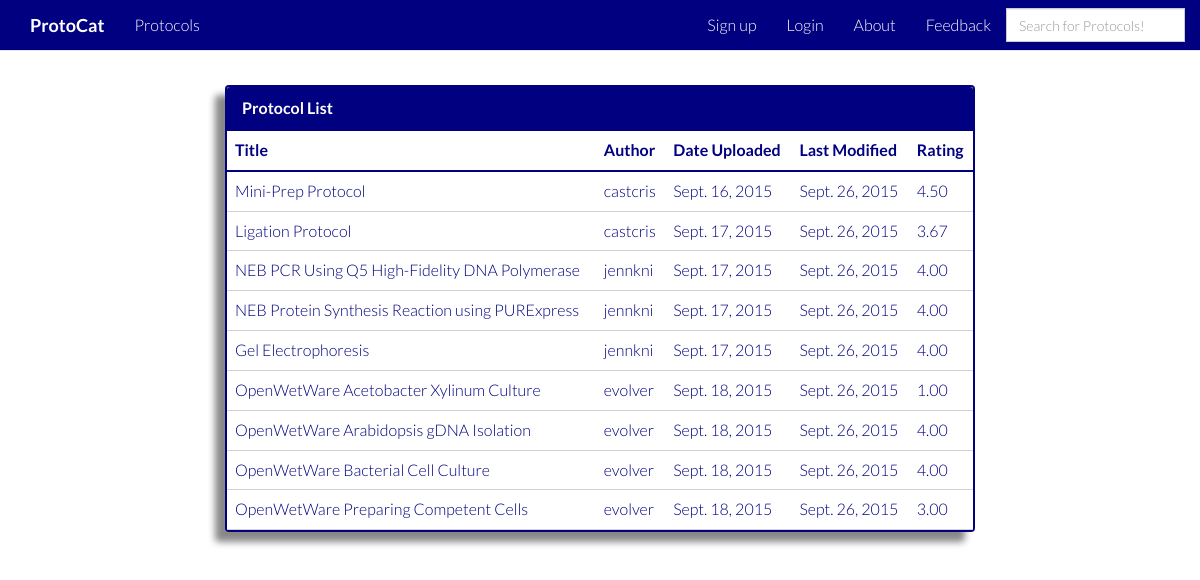
Screenshot of /protocol_list/ with the database file from the repository.
### protocat_app/models.py (models this page shows, shortened)
class Protocol(models.Model):
    id = models.AutoField(primary_key=True)
    title = models.TextField()
    author = models.CharField(max_length=50)
    date_of_upload = models.DateField(auto_now_add=True)
    date_modified = models.DateField(auto_now=True)
    description = models.TextField(blank=True)
    protocol_type = models.CharField(max_length=2, choices=PROTOCOL_TYPES, null=True, blank=True)
    rating = models.DecimalField(
        validators=[MinValueValidator(0.0), MaxValueValidator(5.0)],
        max_digits=3, decimal_places=2, default=2.50)
    num_ratings = models.IntegerField(default=0)
    user_rated = models.TextField(default='')
    reagents = models.TextField(default='')
    protocol_steps = models.TextField(default='')

### protocat_app/views.py (the view)
# urls.py: url(r'^protocol_list/', views.protocol_list, name='protocol_list'),
def protocol_list(request):
    all_entries = Protocol.objects.all().order_by('-date_modified')
    protocol_list=[]
    for each in all_entries:
        title = each.title
        author = each.author
        date = each.date_of_upload
        last_mod = each.date_modified
        protocol_id = each.id
        rating = each.rating
        url = "/protocol_display/" + str(protocol_id)
        url2 = "/user_profile/" + str(author)
        inner_protocol = [title, author, date, protocol_id, url, rating, last_mod, url2]
        protocol_list.append(inner_protocol)
    asc = 'asc'
    return render(request,'protocat_app/protocol_list.html', {'protocol_list':protocol_list, 'order':asc})

### protocat_app/templates/protocat_app/protocol_list.html
{% extends 'base.html' %}
{% load staticfiles %}
{% block content %}
    <div class="container">
        <div class="row">
            <div class="col-md-2"></div>
            <div class="col-md-8">
                <div class="panel panel-primary">
                    <div class="panel-heading">Protocol List</div>
                        <table class="table table-hover">
                            <thead>
                                <tr>
                                    <th><a href="/protocol_list_sort/title/{{order}}">Title</a></th>
                                    <th><a href="/protocol_list_sort/author/{{order}}">Author</a></th>
                                    <th><a href="/protocol_list_sort/date_of_upload/{{order}}">Date Uploaded</a></th>
                                    <th><a href="/protocol_list_sort/date_modified/{{order}}">Last Modified</a></th>
                                    <th><a href="/protocol_list_sort/rating/{{order}}">Rating</a></th>
                                </tr>
                            </thead>
                            <tbody>
                            {% for protocol in protocol_list %}
                                <tr>
                                    <td><a href={{protocol.4}}>{{ protocol.0 }}</a></td>
                                    <td><a href={{protocol.7}}>{{ protocol.1 }}</a></td>
                                    <td>{{ protocol.2 }}</td>
                                    <td>{{ protocol.6 }}</td>
                                    <td>{{ protocol.5 }}</td>
                                </tr>
                            {% endfor %}
                            </tbody>
                        </table>
                </div>
            </div>
            <div class="col-md-2"></div>
        </div>
    </div>
{% endblock %}

### protocat_app/static/stylesheets/root_index.css (style rules this page uses)
body { background-color: white; font-family: "Lato"; font-weight: 300; font-size: 16px; color: black; padding-top: 50px; -webkit-font-smoothing: antialiased; -webkit-overflow-scrolling: touch; }
a { color: #000080; word-wrap: break-word; -webkit-transition: color 0.1s ease-in, background 0.1s ease-in; -moz-transition: color 0.1s ease-in, background 0.1s ease-in; -ms-transition: color 0.1s ease-in, background 0.1s ease-in; -o-transition: color 0.1s ease-in, background 0.1s ease-in; transition: color 0.1s ease-in, background 0.1s ease-in; }
a:before, a:after { -webkit-transition: color 0.1s ease-in, background 0.1s ease-in; -moz-transition: color 0.1s ease-in, background 0.1s ease-in; -ms-transition: color 0.1s ease-in, background 0.1s ease-in; -o-transition: color 0.1s ease-in, background 0.1s ease-in; transition: color 0.1s ease-in, background 0.1s ease-in; }

### protocat_app/static/stylesheets/protocol_list.css (style rules this page uses)
.panel { margin-top:35px; box-shadow: -10px 10px 7px #888888; }
.panel-primary { border: 2px solid #000080; }
.panel-primary > .panel-heading { background-color: #000080; border-color: #000080; font-weight: bold; }
.table { border-color: #000080; }
.table tbody > tr > th, .table tfoot > tr > th, .table thead > tr > td, .table tbody > tr > td, .table tfoot > tr > td { border-top: 1px solid lightgray; border-bottom: 1px solid lightgray; background: white; color:#000080; }
.table thead > tr > th { border-bottom: 2px solid #000080; border-top: 2px solid #000080; background: white; }

### rows the page displays
Protocol: title "Mini-Prep Protocol", author "castcris", date_of_upload "Sept. 16, 2015", date_modified "Sept. 26, 2015", rating "4.50"
Protocol: title "Ligation Protocol", author "castcris", date_of_upload "Sept. 17, 2015", date_modified "Sept. 26, 2015", rating "3.67"
Protocol: title "NEB PCR Using Q5 High-Fidelity DNA Polymerase", author "jennkni", date_of_upload "Sept. 17, 2015", date_modified "Sept. 26, 2015", rating "4.00"
Protocol: title "NEB Protein Synthesis Reaction using PURExpress", author "jennkni", date_of_upload "Sept. 17, 2015", date_modified "Sept. 26, 2015", rating "4.00"
Protocol: title "Gel Electrophoresis", author "jennkni", date_of_upload "Sept. 17, 2015", date_modified "Sept. 26, 2015", rating "4.00"
Protocol: title "OpenWetWare Acetobacter Xylinum Culture", author "evolver", date_of_upload "Sept. 18, 2015", date_modified "Sept. 26, 2015", rating "1.00"
Protocol: title "OpenWetWare Arabidopsis gDNA Isolation", author "evolver", date_of_upload "Sept. 18, 2015", date_modified "Sept. 26, 2015", rating "4.00"
Protocol: title "OpenWetWare Bacterial Cell Culture", author "evolver", date_of_upload "Sept. 18, 2015", date_modified "Sept. 26, 2015", rating "4.00"
Protocol: title "OpenWetWare Preparing Competent Cells", author "evolver", date_of_upload "Sept. 18, 2015", date_modified "Sept. 26, 2015", rating "3.00"
